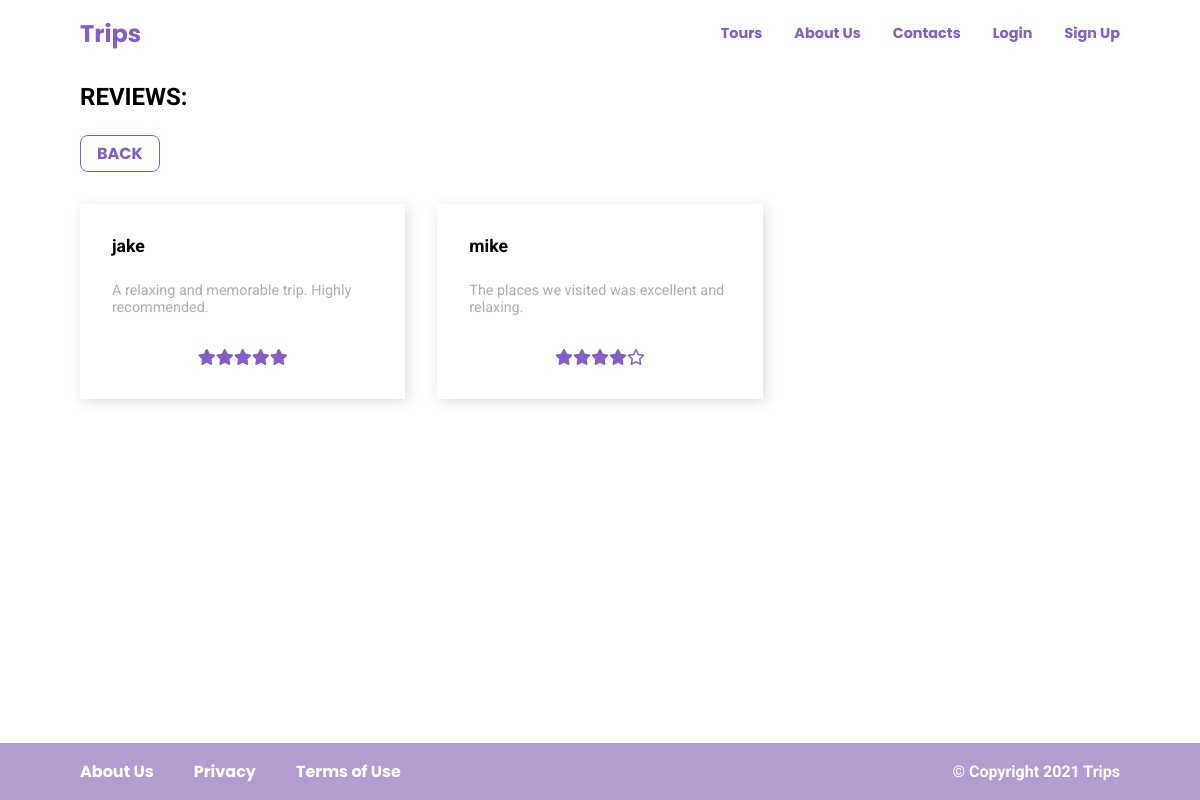
Page /reviews/italian-escapade on the committed database.
### reviews/models.py (models this page shows, shortened)
class Review(models.Model):
    tour = models.ForeignKey(Tour, on_delete=models.CASCADE, related_name="reviews")
    user = models.ForeignKey(User, on_delete=models.CASCADE, related_name="reviews")
    review = models.CharField(max_length=200)
    rating = models.IntegerField()

### reviews/views.py (the view)
# urls.py: path("<slug:slug>", views.reviews, name="reviews"),
def reviews(request, slug):
	tour = get_object_or_404(Tour, slug=slug)
	reviews = tour.reviews.all()
	return render(
		request,
		"reviews/reviews.html",
		{"tour": tour, "reviews": reviews, "numbers": [1, 2, 3, 4, 5]},
	)

### reviews/templates/reviews/reviews.html (shortened to what this page needs)
{% extends 'base.html' %}
{% load static %}
{% block css_files %}
	<link rel="stylesheet" href="{% static 'bookings/css/bookings_nav.css' %}">
	<link rel="stylesheet" href="{% static 'reviews/css/reviews.css' %}">
{% endblock %}
{% block content %}
	<div class="inner_container">
		<header>
			{% include 'includes/navigation.html' %}
		</header>
		<div class="content_container">
			<section class="reviews_section">
				<h1>REVIEWS:</h1>
				<div class="reviews_btn_container">
					<a href="{% url 'tour' tour.slug %}" class="btn_back">BACK</a>
				</div>
				<div class="reviews_cards_container">
					{% for review in reviews %}
						<div class="reviews_card">
							<p class="card_username">
								{{ review.user.username }}
							</p>
							<p class="card_review">
								{{ review.review }}
							</p>
							<ul class="card_rating_list">
								{% for num in numbers %}
									{% if review.rating >= num%}
										<li class="rating_item">
											<i class="fas fa-star"></i>
										</li>
									{% else %}
										<li class="rating_item">
											<i class="far fa-star"></i>
										</li>
									{% endif %}
								{% endfor %}
							</ul>
						</div>
					{% endfor %}
				</div>
			</section>
		</div>
	</div>
{% endblock %}

### static/css/styles.css (style rules this page uses)
*, *::before, *::after { margin: 0; padding: 0; box-sizing: border-box; }
:root { --color-primary: #845ec2; --color-secondary: #b39cd0; --color-white: #fff; --color-gray: #b0a8b9; --color-error: rgb(252, 74, 9); --color-black: #000; --color-purple-light: rgb(246, 240, 253); }
body, textarea { font-family: 'Roboto', sans-serif; }
ul { list-style: none; }
a { text-decoration: none; font-family: 'Poppins', sans-serif; }
.inner_container { flex: auto; }
.content_container { padding: 0 1.5em; }
@media only screen and (min-width: 700px) { .content_container { padding: 0 4em; } }
@media only screen and (min-width: 1000px) { .content_container { padding: 0 5em; } }

### reviews/static/reviews/css/reviews.css (style rules this page uses)
.reviews_section { margin: 1em 0 4em; }
.reviews_section h1 { margin-bottom: 1em; }
.reviews_btn_container { margin-bottom: 2em; }
.btn_back { display: inline-block; color: var(--color-primary); font-weight: bold; padding: 0.3em 1em; border-radius: 0.5em; border: 1px solid var(--color-primary); transition: color 0.3s, background-color 0.3s; }
.reviews_cards_container { display: grid; grid-template-columns: 1fr; gap: 2em; }
.reviews_card { padding: 2em; box-shadow: 0.2em 0.2em 0.8em rgba(0, 0, 0, 0.15); }
.card_username { font-weight: bold; margin-bottom: 1.5em; font-size: 1.1rem; }
.card_review { font-size: 0.9rem; color: var(--color-gray); }
.card_rating_list { display: flex; align-items: center; justify-content: center; margin-top: 2em; }
.rating_item { color: var(--color-primary); }
@media only screen and (min-width: 700px) { .reviews_cards_container { grid-template-columns: repeat(2, 1fr); } }
@media only screen and (min-width: 1000px) { .reviews_cards_container { grid-template-columns: repeat(3, 1fr); } }

### rows in the picture
Review: user.username "jake", review "A relaxing and memorable trip. Highly recommended.", rating 5 (drawn)
Review: user.username "mike", review "The places we visited was excellent and relaxing.", rating 4 (drawn)
